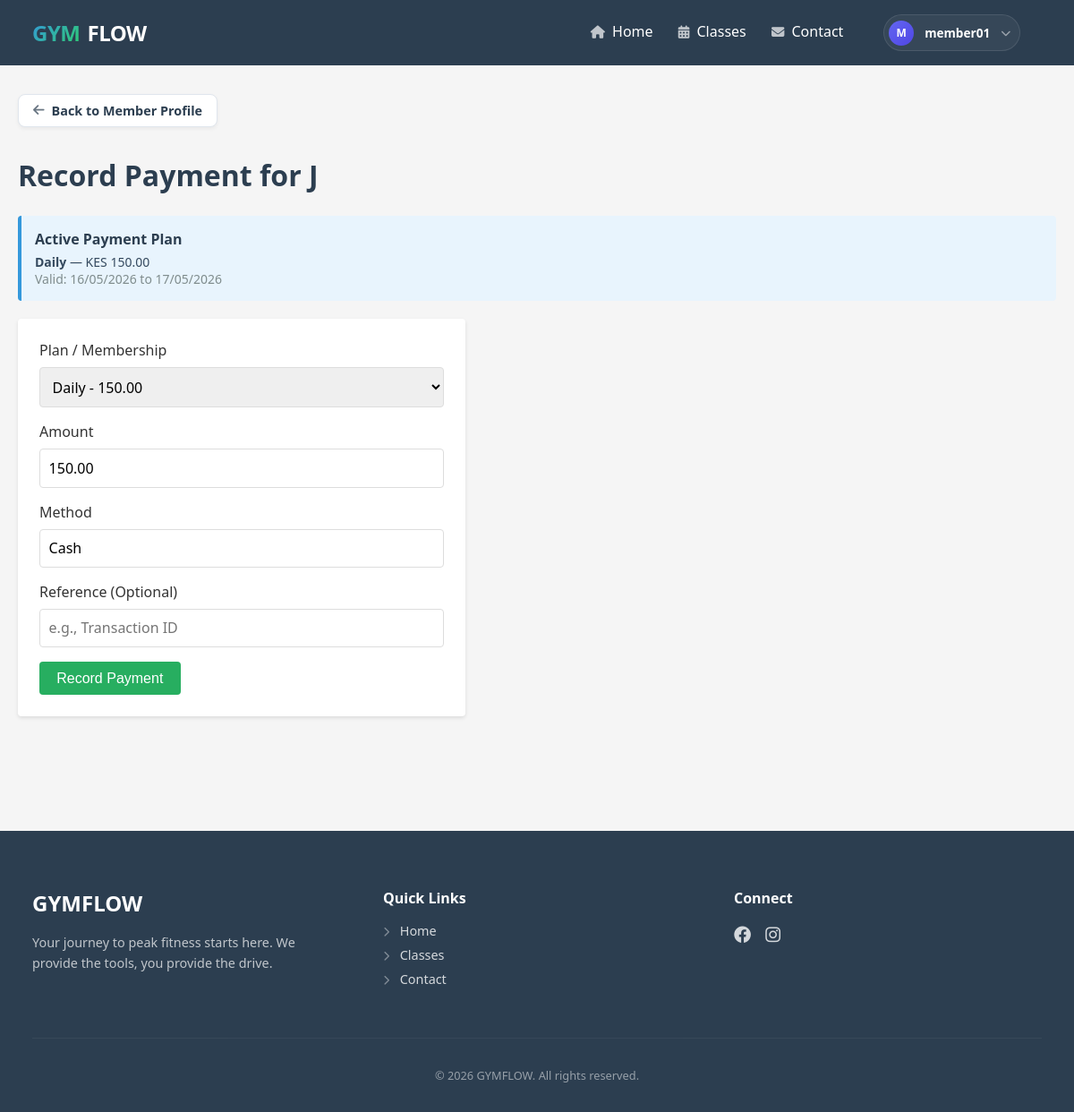
Screenshot of /members/14/payment/?plan_id=4 (signed in) with the database file from the repository.
### base/gym/models.py (models this page shows, shortened)
class Member(models.Model):
    branch = models.ForeignKey(Branch, on_delete=models.CASCADE, related_name="members", null=True, blank=True)
    user = models.OneToOneField(User, on_delete=models.CASCADE, related_name="member_profile", null=True, blank=True)
    full_name = models.CharField(max_length=120)
    phone = models.CharField(max_length=20, unique=True, null=True, blank=True)
    email = models.EmailField(blank=True, null=True)
    address = models.CharField(max_length=200, blank=True)
    joined_on = models.DateField(auto_now_add=True)
    checkin_token = models.UUIDField(default=uuid.uuid4, unique=True, editable=False)
    membership_Plan = models.ForeignKey("MembershipPlan", on_delete=models.SET_NULL, null=True, blank=True)
    GOAL_CHOICES = [
        ("Weight Loss", "Weight Loss"),
        ("Muscle Gain", "Muscle Gain"),
        ("Endurance", "Endurance"),
        ("Flexibility", "Flexibility"),
        ("General Fitness", "General Fitness"),
    ]
    fitness_goal = models.CharField(max_length=50, choices=GOAL_CHOICES, default="General Fitness")
    medical_conditions = models.TextField(blank=True, null=True)
    bio = models.TextField(blank=True, null=True)
    profile_picture = models.ImageField(upload_to='profile_pics/', blank=True, null=True, help_text="Upload profile image")

class Membership(models.Model):
    member = models.ForeignKey(Member, on_delete=models.CASCADE, related_name="memberships")
    plan = models.ForeignKey(MembershipPlan, on_delete=models.PROTECT)
    start_date = models.DateField(default=timezone.now)
    end_date = models.DateField(blank=True, null=True)
    is_active = models.BooleanField(default=True, db_index=True)

class MembershipPlan(models.Model):
    name = models.CharField(max_length=60)
    price = models.DecimalField(max_digits=10, decimal_places=2)
    duration_days = models.PositiveIntegerField()
    def __str__(self):
        return f"{self.name} - {self.price}"

### base/gym/views/payments.py (the view)
# urls.py: path("members/<int:member_id>/payment/", views.record_payment, name="record_payment"),
@login_required
def record_payment(request, member_id):
    member = get_object_or_404(Member, id=member_id)
    if request.method == "POST":
        form = PaymentForm(request.POST, member=member)
        if form.is_valid():
            payment = form.save(commit=False)
            payment.member = member
            plan = form.cleaned_data.get("plan")
            if plan:
                membership, created = Membership.objects.get_or_create(
                    member=member,
                    plan=plan,
                    defaults={"start_date": timezone.now(), "is_active": True},
                )
                if not created:
                    membership.is_active = True
                    membership.save()
                payment.Membership = membership
            payment.save()
            active_branch_id = request.session.get('active_branch_id')
            if active_branch_id:
                payment.branch_id = active_branch_id
            elif member.branch_id:
                payment.branch_id = member.branch_id
            payment.save()
            messages.success(request, "Payment recorded successfully.")
            return redirect("member_detail", member_id=member.id)
    else:
        initial_data = {}
        plan_id = request.GET.get('plan_id')
        if plan_id:
            from ..models import MembershipPlan
            plan = MembershipPlan.objects.filter(id=plan_id).first()
            if plan:
                initial_data = {
                    'plan': plan,
                    'amount': plan.price
                }
        form = PaymentForm(member=member, initial=initial_data)
    return render(request, "gym/payment_form.html", {"form": form, "member": member})

### base/gym/forms.py
class PaymentForm(forms.ModelForm):
    plan = forms.ModelChoiceField(
        queryset=MembershipPlan.objects.all(),
        label="Plan / Membership",
        required=False,
        empty_label="--- Select a Plan ---"
    )
    class Meta:
        model = Payment
        fields = ["amount", "method", "reference"]
        widgets = {
            "method": forms.TextInput(attrs={"placeholder": "e.g., Cash, M-Pesa, Bank"}),
            "reference": forms.TextInput(attrs={"placeholder": "e.g., Transaction ID"}),
        }
    def __init__(self, *args, **kwargs):
        member = kwargs.pop('member', None)
        super().__init__(*args, **kwargs)

### base/gym/context_processors.py (called while the page is built)
def branch_context(request):
    active_branch_id = request.session.get('active_branch_id')
    active_branch = None
    if active_branch_id:
        try:
            active_branch = Branch.objects.get(id=active_branch_id)
        except Branch.DoesNotExist:
            pass
    return {
        'all_branches': Branch.objects.all(),
        'active_branch': active_branch,
    }

### base/templates/gym/payment_form.html (shortened to what this page needs)
{% extends 'gym/base.html' %}
{% block content %}
<div style="margin-bottom: 2rem; margin-top: 1rem;">
    <a href="{% url 'member_detail' member.id %}"
        style="display: inline-flex; align-items: center; gap: 0.5rem; background: white; color: #2c3e50; padding: 0.5rem 1rem; border-radius: 8px; font-weight: 600; font-size: 0.9rem; text-decoration: none; border: 1px solid #e0e6ed; box-shadow: 0 2px 4px rgba(0,0,0,0.05); transition: all 0.2s ease;">
        <i class="fas fa-arrow-left" style="opacity: 0.7;"></i> Back to Member Profile
    </a>
</div>
<h1>Record Payment for {{ member.full_name }}</h1>
{% for m in member.memberships.all %}
{% if m.is_active %}
<div
    style="background: #e8f4fd; border-left: 4px solid #3498db; padding: 15px; margin-bottom: 20px; border-radius: 4px;">
    <h4 style="margin: 0 0 5px 0; color: #2c3e50;">Active Payment Plan</h4>
    <p style="margin: 0; font-size: 14px; color: #34495e;">
        <strong>{{ m.plan.name }}</strong> — KES {{ m.plan.price }}<br>
        <span style="color: #7f8c8d;">Valid: {{ m.start_date|date:"d/m/Y" }} to {{ m.end_date|date:"d/m/Y" }}</span>
    </p>
</div>
{% endif %}
{% endfor %}
<form method="post">
    <div class="form-group">
        <label for="{{ form.plan.id_for_label }}">{{ form.plan.label }}</label>
        {{ form.plan }}
    </div>
    <div class="form-group">
        <label for="{{ form.amount.id_for_label }}">{{ form.amount.label }}</label>
        {{ form.amount }}
    </div>
    <div class="form-group">
        <label for="{{ form.method.id_for_label }}">{{ form.method.label }}</label>
        {{ form.method }}
    </div>
    <div class="form-group">
        <label for="{{ form.reference.id_for_label }}">{{ form.reference.label }} (Optional)</label>
        {{ form.reference }}
    </div>
    <button type="submit" class="btn btn-success">Record Payment</button>
</form>
{% endblock %}

### base/templates/gym/base.html (shortened to what this page needs)
{% load static %}
<!DOCTYPE html>
<html lang="en">
<head>
    <link rel="stylesheet" href="https://cdnjs.cloudflare.com/ajax/libs/font-awesome/6.4.0/css/all.min.css">
    <link rel="stylesheet" href="{% static 'gym/css/portal.css' %}">
</head>
<body>
    <nav>
        <div class="container" style="display: flex; align-items: center; justify-content: space-between;">
            <div
                style="font-size: 1.5rem; font-weight: 800; letter-spacing: -0.5px; display: flex; align-items: center; gap: 0.5rem;">
                <span
                    style="background: linear-gradient(135deg, #3498db, #2ecc71); background-clip: text; -webkit-background-clip: text; -webkit-text-fill-color: transparent;">GYM</span>
                <span style="color: #fff;">FLOW</span>
            </div>
            <div>
                <a href="{% url 'home' %}" class="{% if request.resolver_match.url_name == 'home' %}active{% endif %}">
                    <i class="fas fa-home" style="font-size: 0.9rem; margin-right: 4px; opacity: 0.7;"></i> Home
                </a>
                <a href="{% url 'class_schedule' %}"
                    class="{% if request.resolver_match.url_name == 'class_schedule' %}active{% endif %}">
                    <i class="fas fa-calendar-alt" style="font-size: 0.9rem; margin-right: 4px; opacity: 0.7;"></i>
                    Classes
                </a>
                <a href="{% url 'contact' %}"
                    class="{% if request.resolver_match.url_name == 'contact' %}active{% endif %}">
                    <i class="fas fa-envelope" style="font-size: 0.9rem; margin-right: 4px; opacity: 0.7;"></i> Contact
                </a>
                {% if user.is_authenticated %}
                {% with m_name=user.member_profile.full_name|default:user.username %}
                <div class="header-profile-dropdown">
                    <a href="javascript:void(0)" class="header-profile-link" id="profileTrigger">
                        <div class="avatar-nav">
                            {% if user.member_profile.profile_picture %}
                            <img src="{{ user.member_profile.profile_picture }}" alt=""
                                style="width: 100%; height: 100%; border-radius: 50%; object-fit: cover;">
                            {% else %}
                            {{ m_name|slice:":1"|upper }}
                            {% endif %}
                        </div>
                        <span class="d-none d-lg-inline">{{ m_name }}</span>
                        <i class="fas fa-chevron-down" style="font-size: 0.7rem; opacity: 0.5;"></i>
                    </a>
                </div>
                {% endwith %}
                {% else %}
                <a href="{% url 'login' %}" class="btn"
                    style="margin-left: 1.5rem; padding: 0.4rem 1.2rem; font-size: 0.9rem;">Login</a>
                {% endif %}
            </div>
        </div>
    </nav>
    <div class="container">
        {% block content %}{% endblock %}
    </div>
    <footer style="background: #2c3e50; color: white; padding: 4rem 1rem 2rem; margin-top: 8rem;">
        <div class="container">
            <div style="display: grid; grid-template-columns: repeat(auto-fit, minmax(200px, 1fr)); gap: 3rem;">
                <div>
                    <div style="font-size: 1.5rem; font-weight: 800; margin-bottom: 1rem;">GYMFLOW</div>
                    <p style="opacity: 0.7; font-size: 0.9rem; line-height: 1.6;">Your journey to peak fitness starts
                        here. We provide the tools, you provide the drive.</p>
                </div>
                <div>
                    <h4 style="margin-bottom: 1rem;">Quick Links</h4>
                    <ul style="list-style: none; padding: 0; opacity: 0.8; font-size: 0.9rem;">
                        <li style="margin-bottom: 0.5rem;">
                            <a href="{% url 'home' %}" style="color: inherit; text-decoration: none;">
                                <i class="fas fa-chevron-right"
                                    style="font-size: 0.7rem; margin-right: 8px; opacity: 0.5;"></i> Home
                            </a>
                        </li>
                        <li style="margin-bottom: 0.5rem;">
                            <a href="{% url 'class_schedule' %}" style="color: inherit; text-decoration: none;">
                                <i class="fas fa-chevron-right"
                                    style="font-size: 0.7rem; margin-right: 8px; opacity: 0.5;"></i> Classes
                            </a>
                        </li>
                        <li style="margin-bottom: 0.5rem;">
                            <a href="{% url 'contact' %}" style="color: inherit; text-decoration: none;">
                                <i class="fas fa-chevron-right"
                                    style="font-size: 0.7rem; margin-right: 8px; opacity: 0.5;"></i> Contact
                            </a>
                        </li>
                    </ul>
                </div>
                <div>
                    <h4 style="margin-bottom: 1rem;">Connect</h4>
                    <div style="display: flex; gap: 1rem; font-size: 1.2rem;">
                        <a href="#" style="color: white; opacity: 0.8;"><i class="fab fa-facebook"></i></a>
                        <a href="#" style="color: white; opacity: 0.8;"><i class="fab fa-instagram"></i></a>
                    </div>
                </div>
            </div>
            <div
                style="border-top: 1px solid rgba(255,255,255,0.1); margin-top: 3rem; padding-top: 2rem; text-align: center; opacity: 0.5; font-size: 0.8rem;">
                &copy; 2026 GYMFLOW. All rights reserved.
            </div>
        </div>
    </footer>
</body>
</html>

### static/gym/css/portal.css (style rules this page uses)
:root { --portal-bg: #f8faff; --primary-gradient: linear-gradient(135deg, #6366f1 0%, #a855f7 100%); --secondary-gradient: linear-gradient(135deg, #3b82f6 0%, #2dd4bf 100%); --accent-gradient: linear-gradient(135deg, #f59e0b 0%, #ef4444 100%); --glass-bg: rgba(255, 255, 255, 0.7); --glass-border: rgba(255, 255, 255, 0.4); --card-shadow: 0 10px 30px -5px rgba(0, 0, 0, 0.1); --text-main: #1e293b; --text-muted: #64748b; }
body { background-color: var(--portal-bg); color: var(--text-main); font-family: 'Inter', -apple-system, BlinkMacSystemFont, 'Segoe UI', Roboto, sans-serif; }
.header-profile-link { display: inline-flex; align-items: center; gap: 0.75rem; padding: 0.35rem 0.6rem 0.35rem 0.35rem; border-radius: 50px; background: rgba(255, 255, 255, 0.05); border: 1px solid rgba(255, 255, 255, 0.1); color: white !important; text-decoration: none !important; transition: all 0.3s cubic-bezier(0.4, 0, 0.2, 1); margin-left: 1rem; font-size: 0.85rem; font-weight: 600; }
.avatar-nav { width: 28px; height: 28px; border-radius: 50%; object-fit: cover; background: linear-gradient(135deg, #6366f1, #4f46e5); display: flex; align-items: center; justify-content: center; font-size: 0.75rem; color: white; font-weight: 700; }
.header-profile-dropdown { position: relative; display: inline-block; }

### base/templates/gym/base.html (style rules this page uses)
* { margin: 0; padding: 0; box-sizing: border-box; }
body { font-family: 'Segoe UI', Tahoma, Geneva, Verdana, sans-serif; background-color: #f5f5f5; color: #333; }
nav { background-color: #2c3e50; color: white; padding: 1rem; margin-bottom: 2rem; }
nav a { color: white; text-decoration: none; margin-right: 1.5rem; font-weight: 500; }
.container { max-width: 1200px; margin: 0 auto; padding: 0 20px; }
h1 { color: #2c3e50; margin-bottom: 1.5rem; }
.btn { display: inline-block; padding: 0.6rem 1.2rem; background-color: #3498db; color: white; text-decoration: none; border: none; border-radius: 4px; cursor: pointer; font-size: 1rem; transition: background-color 0.3s; }
.btn-success { background-color: #27ae60; }
form { background: white; padding: 1.5rem; border-radius: 4px; box-shadow: 0 2px 4px rgba(0, 0, 0, 0.1); max-width: 500px; }
.form-group { margin-bottom: 1rem; }
label { display: block; margin-bottom: 0.5rem; font-weight: 500; }
input, select, textarea { width: 100%; padding: 0.6rem; border: 1px solid #ddd; border-radius: 4px; font-size: 1rem; font-family: inherit; }

### rows the page displays
Member: full_name "M", full_name "member01"
Member: full_name "J"
Membership: plan.name "Daily", plan.price "150.00", start_date "16/05/2026", end_date "17/05/2026"
